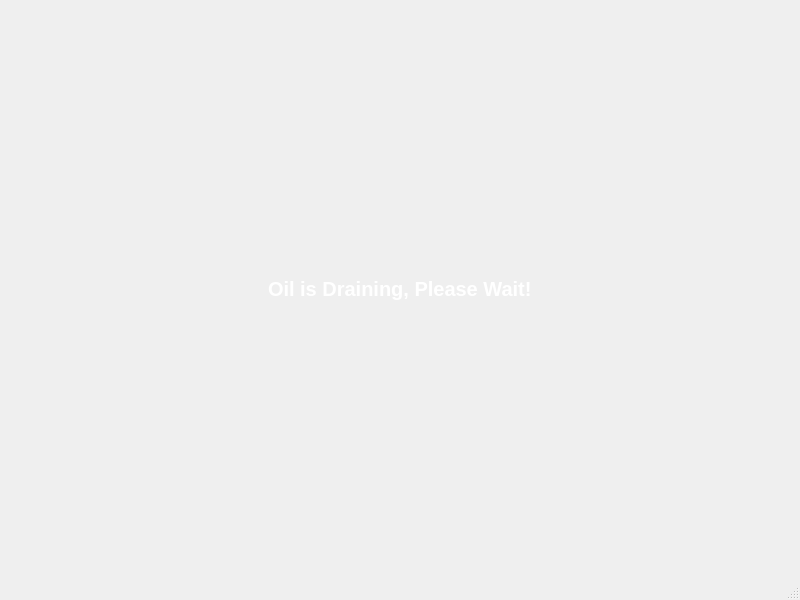
<?xml version="1.0" encoding="UTF-8"?>
<ui version="4.0">
 <class>MainWindow</class>
 <widget class="QMainWindow" name="MainWindow">
  <property name="geometry">
   <rect>
    <x>0</x>
    <y>0</y>
    <width>800</width>
    <height>600</height>
   </rect>
  </property>
  <property name="windowTitle">
   <string>MainWindow</string>
  </property>
  <widget class="QWidget" name="centralwidget">
   <layout class="QGridLayout" name="gridLayout">
    <item row="0" column="1">
     <spacer name="verticalSpacer">
      <property name="orientation">
       <enum>Qt::Vertical</enum>
      </property>
      <property name="sizeHint" stdset="0">
       <size>
        <width>20</width>
        <height>248</height>
       </size>
      </property>
     </spacer>
    </item>
    <item row="1" column="0">
     <spacer name="horizontalSpacer">
      <property name="orientation">
       <enum>Qt::Horizontal</enum>
      </property>
      <property name="sizeHint" stdset="0">
       <size>
        <width>255</width>
        <height>20</height>
       </size>
      </property>
     </spacer>
    </item>
    <item row="1" column="1">
     <widget class="QLabel" name="label">
      <property name="styleSheet">
       <string notr="true">QLabel {
	font-size: 20px;
	font-weight: 500;
	color: white;
}</string>
      </property>
      <property name="text">
       <string>Oil is Draining, Please Wait!</string>
      </property>
     </widget>
    </item>
    <item row="1" column="2">
     <spacer name="horizontalSpacer_2">
      <property name="orientation">
       <enum>Qt::Horizontal</enum>
      </property>
      <property name="sizeHint" stdset="0">
       <size>
        <width>255</width>
        <height>20</height>
       </size>
      </property>
     </spacer>
    </item>
    <item row="2" column="1">
     <spacer name="verticalSpacer_2">
      <property name="orientation">
       <enum>Qt::Vertical</enum>
      </property>
      <property name="sizeHint" stdset="0">
       <size>
        <width>20</width>
        <height>248</height>
       </size>
      </property>
     </spacer>
    </item>
   </layout>
  </widget>
  <widget class="QMenuBar" name="menubar">
   <property name="geometry">
    <rect>
     <x>0</x>
     <y>0</y>
     <width>800</width>
     <height>22</height>
    </rect>
   </property>
  </widget>
  <widget class="QStatusBar" name="statusbar"/>
 </widget>
 <resources/>
 <connections/>
</ui>
